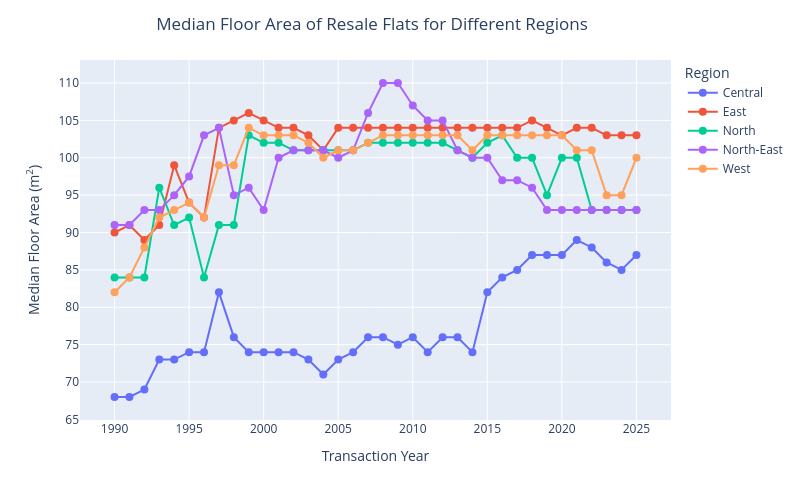

This figure's notebook cell:
### Code cell
# Line plot of median floor area for different regions in Singapore from 1990 to 2025
fig7 = px.line(median_floorarea_region_year,
               x = 'transaction_year',
               y = 'floor_area_sqm',
               color = 'region',
               width = 800, 
               height = 500,
               markers = True)

fig7.update_layout(title = {'text' : 'Median Floor Area of Resale Flats for Different Regions', 'x' : 0.465, 'xanchor' : 'center'}, 
                   xaxis_title_text = 'Transaction Year', 
                   yaxis_title_text = 'Median Floor Area (m<sup>2</sup>)',
                   showlegend = True)

fig7.update_traces(hovertemplate ='Transaction Year: %{x}<br>Median Floor Area: %{y} m<sup>2</sup><br>Region: %{fullData.name}<extra></extra>',                
                   marker = dict(size = 8))

fig7.update_layout(legend_title_text = 'Region')

fig7.show()

### Figure 1 — Plotly figure (JSON) as saved in the notebook; plotly's stock layout.template omitted (floating-point values rounded to 4 significant figures)
{"data": [{"hovertemplate": "Transaction Year: %{x}<br>Median Floor Area: %{y} m<sup>2</sup><br>Region: %{fullData.name}<extra></extra>", "legendgroup": "Central", "line": {"color": "#636efa", "dash": "solid"}, "marker": {"size": 8, "symbol": "circle"}, "mode": "lines+markers", "name": "Central", "orientation": "v", "showlegend": true, "type": "scatter", "x": [1990, 1991, 1992, 1993, 1994, 1995, 1996, 1997, 1998, 1999, 2000, 2001, 2002, 2003, 2004, 2005, 2006, 2007, 2008, 2009, 2010, 2011, 2012, 2013, 2014, 2015, 2016, 2017, 2018, 2019, 2020, 2021, 2022, 2023, 2024, 2025], "xaxis": "x", "y": [68, 68, 69, 73, 73, 74, 74, 82, 76, 74, 74, 74, 74, 73, 71, 73, 74, 76, 76, 75, 76, 74, 76, 76, 74, 82, 84, 85, 87, 87, 87, 89, 88, 86, 85, 87], "yaxis": "y"}, {"hovertemplate": "Transaction Year: %{x}<br>Median Floor Area: %{y} m<sup>2</sup><br>Region: %{fullData.name}<extra></extra>", "legendgroup": "East", "line": {"color": "#EF553B", "dash": "solid"}, "marker": {"size": 8, "symbol": "circle"}, "mode": "lines+markers", "name": "East", "orientation": "v", "showlegend": true, "type": "scatter", "x": [1990, 1991, 1992, 1993, 1994, 1995, 1996, 1997, 1998, 1999, 2000, 2001, 2002, 2003, 2004, 2005, 2006, 2007, 2008, 2009, 2010, 2011, 2012, 2013, 2014, 2015, 2016, 2017, 2018, 2019, 2020, 2021, 2022, 2023, 2024, 2025], "xaxis": "x", "y": [90, 91, 89, 91, 99, 94, 92, 104, 105, 106, 105, 104, 104, 103, 101, 104, 104, 104, 104, 104, 104, 104, 104, 104, 104, 104, 104, 104, 105, 104, 103, 104, 104, 103, 103, 103], "yaxis": "y"}, {"hovertemplate": "Transaction Year: %{x}<br>Median Floor Area: %{y} m<sup>2</sup><br>Region: %{fullData.name}<extra></extra>", "legendgroup": "North", "line": {"color": "#00cc96", "dash": "solid"}, "marker": {"size": 8, "symbol": "circle"}, "mode": "lines+markers", "name": "North", "orientation": "v", "showlegend": true, "type": "scatter", "x": [1990, 1991, 1992, 1993, 1994, 1995, 1996, 1997, 1998, 1999, 2000, 2001, 2002, 2003, 2004, 2005, 2006, 2007, 2008, 2009, 2010, 2011, 2012, 2013, 2014, 2015, 2016, 2017, 2018, 2019, 2020, 2021, 2022, 2023, 2024, 2025], "xaxis": "x", "y": [84, 84, 84, 96, 91, 92, 84, 91, 91, 103, 102, 102, 101, 101, 101, 101, 101, 102, 102, 102, 102, 102, 102, 101, 100, 102, 103, 100, 100, 95, 100, 100, 93, 93, 93, 93], "yaxis": "y"}, {"hovertemplate": "Transaction Year: %{x}<br>Median Floor Area: %{y} m<sup>2</sup><br>Region: %{fullData.name}<extra></extra>", "legendgroup": "North-East", "line": {"color": "#ab63fa", "dash": "solid"}, "marker": {"size": 8, "symbol": "circle"}, "mode": "lines+markers", "name": "North-East", "orientation": "v", "showlegend": true, "type": "scatter", "x": [1990, 1991, 1992, 1993, 1994, 1995, 1996, 1997, 1998, 1999, 2000, 2001, 2002, 2003, 2004, 2005, 2006, 2007, 2008, 2009, 2010, 2011, 2012, 2013, 2014, 2015, 2016, 2017, 2018, 2019, 2020, 2021, 2022, 2023, 2024, 2025], "xaxis": "x", "y": [91, 91, 93, 93, 95, 97.5, 103, 104, 95, 96, 93, 100, 101, 101, 101, 100, 101, 106, 110, 110, 107, 105, 105, 101, 100, 100, 97, 97, 96, 93, 93, 93, 93, 93, 93, 93], "yaxis": "y"}, {"hovertemplate": "Transaction Year: %{x}<br>Median Floor Area: %{y} m<sup>2</sup><br>Region: %{fullData.name}<extra></extra>", "legendgroup": "West", "line": {"color": "#FFA15A", "dash": "solid"}, "marker": {"size": 8, "symbol": "circle"}, "mode": "lines+markers", "name": "West", "orientation": "v", "showlegend": true, "type": "scatter", "x": [1990, 1991, 1992, 1993, 1994, 1995, 1996, 1997, 1998, 1999, 2000, 2001, 2002, 2003, 2004, 2005, 2006, 2007, 2008, 2009, 2010, 2011, 2012, 2013, 2014, 2015, 2016, 2017, 2018, 2019, 2020, 2021, 2022, 2023, 2024, 2025], "xaxis": "x", "y": [82, 84, 88, 92, 93, 94, 92, 99, 99, 104, 103, 103, 103, 102, 100, 101, 101, 102, 103, 103, 103, 103, 103, 103, 101, 103, 103, 103, 103, 103, 103, 101, 101, 95, 95, 100], "yaxis": "y"}], "layout": {"height": 500, "legend": {"title": {"text": "Region"}, "tracegroupgap": 0}, "margin": {"t": 60}, "showlegend": true, "title": {"text": "Median Floor Area of Resale Flats for Different Regions", "x": 0.465, "xanchor": "center"}, "width": 800, "xaxis": {"anchor": "y", "domain": [0, 1], "title": {"text": "Transaction Year"}}, "yaxis": {"anchor": "x", "domain": [0, 1], "title": {"text": "Median Floor Area (m<sup>2</sup>)"}}}}
